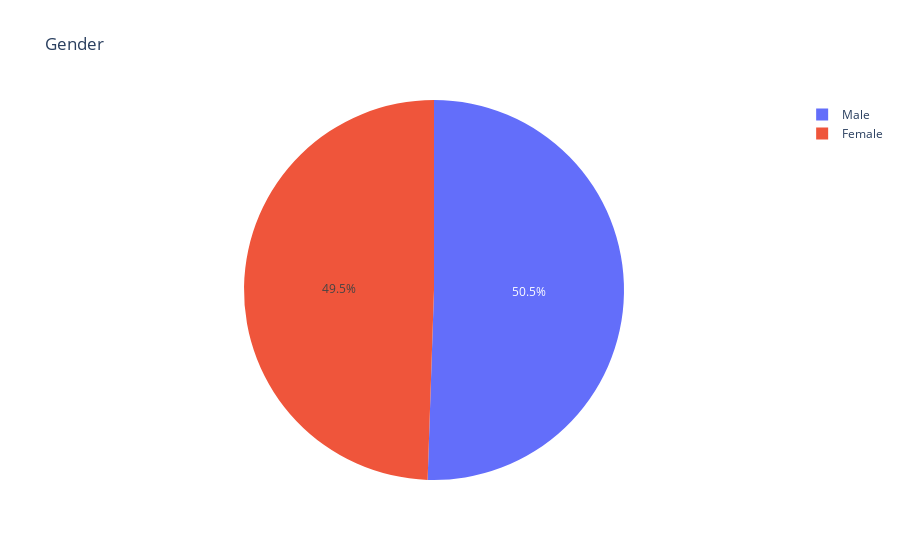
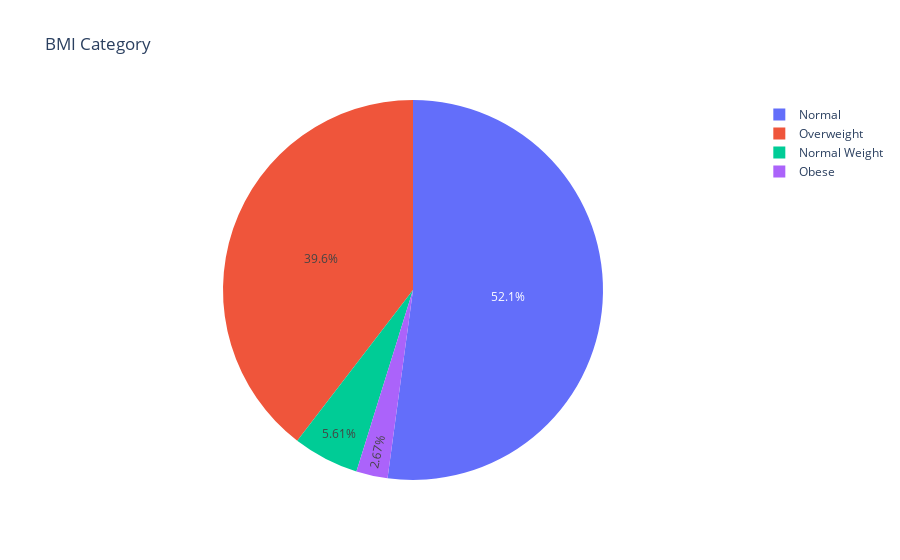

Notebook cell for these charts, in order:
### Code cell
pie0 = px.pie(data, names='Gender', title='Gender')
pie1 = px.pie(data, names='BMI Category', title='BMI Category')
pie0.show()
pie1.show()
#Sleep Disorder
    #0 - Insomnia
    #1 - Sleep Apnea
    #2 - NaN
#BMI Category
    # Normal 0
    # Overwight 3
    # Normal Weight 1
    # Obese 2

#It was found that 58.6% of the participants do not have sleep disorders

### Figure 1 — Plotly figure (JSON) as saved in the notebook; plotly's stock layout.template omitted (floating-point values rounded to 4 significant figures; data arrays with more than 128 entries replaced by an {"elided": "..."} marker saying what was removed)
{"data": [{"domain": {"x": [0, 1], "y": [0, 1]}, "hovertemplate": "Gender=%{label}<extra></extra>", "labels": {"elided": "374 str values"}, "legendgroup": "", "name": "", "showlegend": true, "type": "pie"}], "layout": {"legend": {"tracegroupgap": 0}, "title": {"text": "Gender"}}}

### Figure 2 — Plotly figure (JSON) as saved in the notebook; plotly's stock layout.template omitted (floating-point values rounded to 4 significant figures; data arrays with more than 128 entries replaced by an {"elided": "..."} marker saying what was removed)
{"data": [{"domain": {"x": [0, 1], "y": [0, 1]}, "hovertemplate": "BMI Category=%{label}<extra></extra>", "labels": {"elided": "374 str values"}, "legendgroup": "", "name": "", "showlegend": true, "type": "pie"}], "layout": {"legend": {"tracegroupgap": 0}, "title": {"text": "BMI Category"}}}
